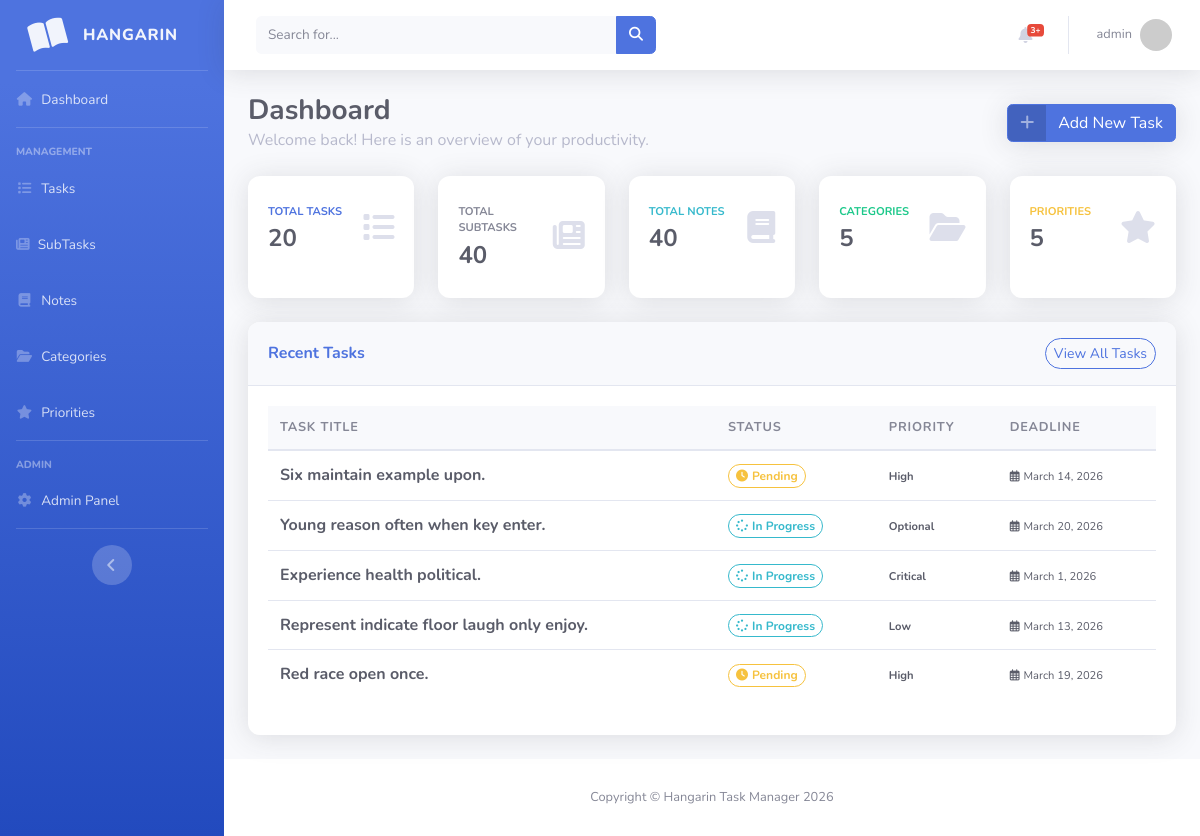
The app's page / (signed in) with its own data.
### taskmanager/models.py (models this page shows, shortened)
class BaseModel(models.Model):
    created_at = models.DateTimeField(auto_now_add=True)
    updated_at = models.DateTimeField(auto_now=True)
    class Meta:
        abstract = True

class Task(BaseModel):
    title = models.CharField(max_length=200)
    description = models.TextField()
    status = models.CharField(
        max_length=50,
        choices=[
            ("Pending", "Pending"),
            ("In Progress", "In Progress"),
            ("Completed", "Completed"),
        ],
        default="Pending"
    )
    deadline = models.DateField()
    priority = models.ForeignKey(Priority, on_delete=models.CASCADE)
    category = models.ForeignKey(Category, on_delete=models.CASCADE)

class Priority(models.Model):
    name = models.CharField(max_length=100)
    class Meta:
        verbose_name = "Priority"
        verbose_name_plural = "Priorities"
    def __str__(self):
        return self.name

### taskmanager/views.py (the view)
# urls.py: path('', views.HomePageView.as_view(), name='home'),
class HomePageView(LoginRequiredMixin, ListView):
    model = Task
    context_object_name = 'home'
    template_name = "home.html"
    def get_context_data(self, **kwargs):
        context = super().get_context_data(**kwargs)
        context['total_tasks'] = Task.objects.count()
        context["total_subtasks"] = SubTask.objects.count()
        context['total_categories'] = Category.objects.count()
        context['total_priorities'] = Priority.objects.count()
        context['total_notes'] = Note.objects.count()
        context['recent_tasks'] = Task.objects.all().order_by('-created_at')[:5]
        return context

### templates/home.html (shortened to what this page needs)
{% extends 'base.html' %}
{% load static %}
{% block content %}
<div class="d-sm-flex align-items-center justify-content-between mb-4">
    <div>
        <h1 class="h3 mb-0 text-gray-800 font-weight-bold">Dashboard</h1>
        <p class="text-gray-500 mb-0">Welcome back! Here is an overview of your productivity.</p>
    </div>
    <a href="{% url 'task-add' %}" class="btn btn-primary btn-icon-split shadow">
        <span class="icon text-white-50">
            <i class="fas fa-plus"></i>
        </span>
        <span class="text">Add New Task</span>
    </a>
</div>
<div class="row">
    <div class="col-xl-custom col-md-6 mb-4">
        <div class="card border-left-primary shadow h-100 py-2">
            <div class="card-body">
                <div class="row no-gutters align-items-center">
                    <div class="col mr-2">
                        <div class="text-xs font-weight-bold text-primary text-uppercase mb-1">Total Tasks</div>
                        <div class="h4 mb-0 font-weight-bold text-gray-800">{{ total_tasks }}</div>
                    </div>
                    <div class="col-auto">
                        <i class="fas fa-list fa-2x text-gray-300"></i>
                    </div>
                </div>
            </div>
        </div>
    </div>
    <div class="col-xl-custom col-md-6 mb-4">
        <div class="card border-left-secondary shadow h-100 py-2">
            <div class="card-body">
                <div class="row no-gutters align-items-center">
                    <div class="col mr-2">
                        <div class="text-xs font-weight-bold text-secondary text-uppercase mb-1">Total Subtasks</div>
                        <div class="h4 mb-0 font-weight-bold text-gray-800">{{ total_subtasks }}</div>
                    </div>
                    <div class="col-auto">
                        <i class="fas fa-newspaper fa-2x text-gray-300"></i>
                    </div>
                </div>
            </div>
        </div>
    </div>
    <div class="col-xl-custom col-md-6 mb-4">
        <div class="card border-left-info shadow h-100 py-2">
            <div class="card-body">
                <div class="row no-gutters align-items-center">
                    <div class="col mr-2">
                        <div class="text-xs font-weight-bold text-info text-uppercase mb-1">Total Notes</div>
                        <div class="h4 mb-0 font-weight-bold text-gray-800">{{ total_notes }}</div>
                    </div>
                    <div class="col-auto">
                        <i class="fas fa-book fa-2x text-gray-300"></i>
                    </div>
                </div>
            </div>
        </div>
    </div>
    <div class="col-xl-custom col-md-6 mb-4">
        <div class="card border-left-success shadow h-100 py-2">
            <div class="card-body">
                <div class="row no-gutters align-items-center">
                    <div class="col mr-2">
                        <div class="text-xs font-weight-bold text-success text-uppercase mb-1">Categories</div>
                        <div class="h4 mb-0 font-weight-bold text-gray-800">{{ total_categories }}</div>
                    </div>
                    <div class="col-auto">
                        <i class="fas fa-folder-open fa-2x text-gray-300"></i>
                    </div>
                </div>
            </div>
        </div>
    </div>
    <div class="col-xl-custom col-md-6 mb-4">
        <div class="card border-left-warning shadow h-100 py-2">
            <div class="card-body">
                <div class="row no-gutters align-items-center">
                    <div class="col mr-2">
                        <div class="text-xs font-weight-bold text-warning text-uppercase mb-1">Priorities</div>
                        <div class="h4 mb-0 font-weight-bold text-gray-800">{{ total_priorities }}</div>
                    </div>
                    <div class="col-auto">
                        <i class="fas fa-star fa-2x text-gray-300"></i>
                    </div>
                </div>
            </div>
        </div>
    </div>
</div>
<div class="row">
    <div class="col-12">
        <div class="card shadow mb-4">
            <div class="card-header py-3 d-flex flex-row align-items-center justify-content-between bg-white">
                <h6 class="m-0 font-weight-bold text-primary">Recent Tasks</h6>
                <a href="{% url 'task-list' %}" class="btn btn-sm btn-outline-primary rounded-pill">
                    View All Tasks
                </a>
            </div>
            <div class="card-body">
                <div class="table-responsive">
                    <table class="table table-hover align-items-center" width="100%" cellspacing="0">
                        <thead class="bg-light">
                            <tr>
                                <th class="text-gray-600">Task Title</th>
                                <th class="text-gray-600">Status</th>
                                <th class="text-gray-600">Priority</th>
                                <th class="text-gray-600">Deadline</th>
                            </tr>
                        </thead>
                        <tbody>
                            {% for task in recent_tasks %}
                            <tr>
                                <td class="font-weight-bold text-gray-800">{{ task.title }}</td>
                                <td>
                                    {% if task.status == 'Completed' %}
                                        <span class="badge badge-pill badge-success-soft text-success border border-success">
                                            <i class="fas fa-check-circle mr-1"></i>{{ task.status }}
                                        </span>
                                    {% elif task.status == 'In Progress' %}
                                        <span class="badge badge-pill badge-info-soft text-info border border-info">
                                            <i class="fas fa-spinner fa-spin mr-1"></i>{{ task.status }}
                                        </span>
                                    {% else %}
                                        <span class="badge badge-pill badge-warning-soft text-warning border border-warning">
                                            <i class="fas fa-clock mr-1"></i>{{ task.status }}
                                        </span>
                                    {% endif %}
                                </td>
                                <td>
                                    <span class="text-xs font-weight-bold">{{ task.priority }}</span>
                                </td>
                                <td>
                                    <span class="text-xs"><i class="far fa-calendar-alt mr-1"></i>{{ task.deadline }}</span>
                                </td>
                            </tr>
                            {% endfor %}
                        </tbody>
                    </table>
                </div>
            </div>
        </div>
    </div>
</div>
{% endblock %}

### templates/base.html (shortened to what this page needs)
{% load static %}
{% load pwa %}
<!DOCTYPE html>
<html lang="en">
<head>
    <link rel="stylesheet" href="https://cdnjs.cloudflare.com/ajax/libs/font-awesome/6.4.0/css/all.min.css">
    <link rel="stylesheet" href="{% static 'css/sb-admin-2.css' %}">
</head>
<body id="page-top">
    <div id="wrapper">
        <ul class="navbar-nav bg-gradient-primary sidebar sidebar-dark accordion" id="accordionSidebar">
            <a class="sidebar-brand d-flex align-items-center justify-content-center" href="{% url 'home' %}">
                <div class="sidebar-brand-icon rotate-n-15">
                    <i class="fas fa-book-open"></i>
                </div>
                <div class="sidebar-brand-text mx-3">Hangarin</div>
            </a>
            <hr class="sidebar-divider my-0">
            <li class="nav-item">
                <a class="nav-link" href="{% url 'home' %}">
                    <i class="fas fa-fw fa-home"></i>
                    <span>Dashboard</span>
                </a>
            </li>
            <hr class="sidebar-divider">
            <div class="sidebar-heading">Management</div>
            <li class="nav-item">
                <a class="nav-link" href="{% url 'task-list' %}">
                    <i class="fas fa-fw fa-list"></i>
                    <span>Tasks</span>
                </a>
            </li>
            <li class="nav-item">
                <a class="nav-link" href="{% url 'subtask-list' %}">
                    <i class="fas fa-newspaper"></i>
                    <span>SubTasks</span>
                </a>
            </li>
            <li class="nav-item">
                <a class="nav-link" href="{% url 'note-list' %}">
                    <i class="fas fa-fw fa-book"></i>
                    <span>Notes</span>
                </a>
            </li>
            <li class="nav-item">
                <a class="nav-link" href="{% url 'category-list' %}">
                    <i class="fas fa-fw fa-folder-open"></i>
                    <span>Categories</span>
                </a>
            </li>
            <li class="nav-item">
                <a class="nav-link" href="{% url 'priority-list' %}">
                    <i class="fas fa-fw fa-star"></i>
                    <span>Priorities</span>
                </a>
            </li>
            <hr class="sidebar-divider">
            <div class="sidebar-heading">Admin</div>
            <li class="nav-item">
                <a class="nav-link" href="/admin/" target="_blank">
                    <i class="fas fa-fw fa-cog"></i>
                    <span>Admin Panel</span>
                </a>
            </li>
            <hr class="sidebar-divider d-none d-md-block">
            <div class="text-center d-none d-md-inline">
                <button class="rounded-circle border-0" id="sidebarToggle"></button>
            </div>
        </ul>
        <div id="content-wrapper" class="d-flex flex-column">
            <div id="content">
                <nav class="navbar navbar-expand navbar-light bg-white topbar mb-4 static-top shadow">
                    <form class="d-none d-sm-inline-block form-inline mr-auto ml-md-3 my-2 my-md-0 mw-100 navbar-search">
                        <div class="input-group">
                            <input type="text" class="form-control bg-light border-0 small" placeholder="Search for..." aria-label="Search">
                            <div class="input-group-append">
                                <button class="btn btn-primary" type="button">
                                    <i class="fas fa-search fa-sm"></i>
                                </button>
                            </div>
                        </div>
                    </form>
                    <ul class="navbar-nav ml-auto">
                        <li class="nav-item dropdown no-arrow mx-1">
                            <a class="nav-link dropdown-toggle" href="#" id="alertsDropdown" role="button" data-toggle="dropdown">
                                <i class="fas fa-bell fa-fw"></i>
                                <span class="badge badge-danger badge-counter">3+</span>
                            </a>
                        </li>
                        <li class="nav-item dropdown no-arrow">
                            <a class="nav-link dropdown-toggle" href="#" id="userDropdown" role="button" data-toggle="dropdown">
                                <span class="mr-2 d-none d-lg-inline text-gray-600 small">
                                    {% if user.is_authenticated %}{{ user.username }}{% else %}Guest{% endif %}
                                </span>
                                <img class="img-profile rounded-circle"
                                     src="https://ui-avatars.com/api/?name={{ user.username|default:'User' }}&background=4e73df&color=fff&size=36"
                                     width="36" height="36">
                            </a>
                        </li>
                    </ul>
                </nav>
                <div class="container-fluid">
                    {% block content %}
                    {% endblock %}
                </div>
            </div>
            <footer class="sticky-footer bg-white">
                <div class="container my-auto">
                    <div class="copyright text-center my-auto">
                        <span>Copyright &copy; Hangarin Task Manager 2026</span>
                    </div>
                </div>
            </footer>
        </div>
    </div>
</body>
</html>

### templates/home.html (style rules this page uses)
.card { border: none !important; transition: transform 0.2s ease-in-out; }
.badge-pill { padding-right: 0.6em; padding-left: 0.6em; }
.table thead th { border-top: none; text-transform: uppercase; font-size: 0.8rem; letter-spacing: 0.05rem; }
@media (min-width: 1200px) { .col-xl-custom { flex: 0 0 20%; max-width: 20%; } }

### records on screen
Task: title "Six maintain example upon.", status "Pending", priority "High", deadline "March 14, 2026"
Task: title "Young reason often when key enter.", status "In Progress", priority "Optional", deadline "March 20, 2026"
Task: title "Experience health political.", status "In Progress", priority "Critical", deadline "March 1, 2026"
Task: title "Represent indicate floor laugh only enjoy.", status "In Progress", priority "Low", deadline "March 13, 2026"
Task: title "Red race open once.", status "Pending", priority "High", deadline "March 19, 2026"

### other values on screen
{{ user.username }} "admin"
{{ total_tasks }} "20"
{{ total_subtasks }} "40"
{{ total_notes }} "40"
{{ total_categories }} "5"
{{ total_priorities }} "5"
